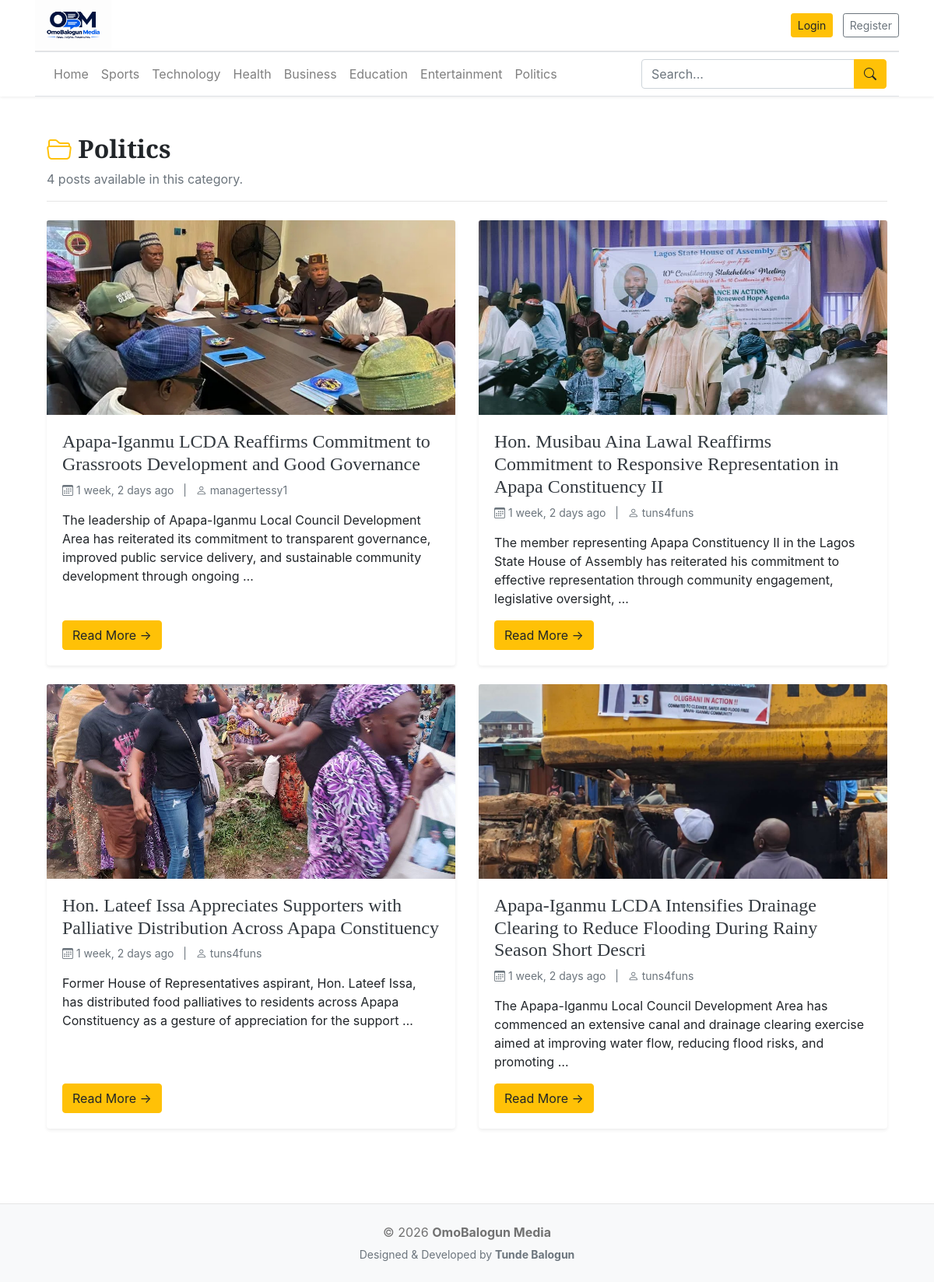
Before: /category/9/ with the older database file.
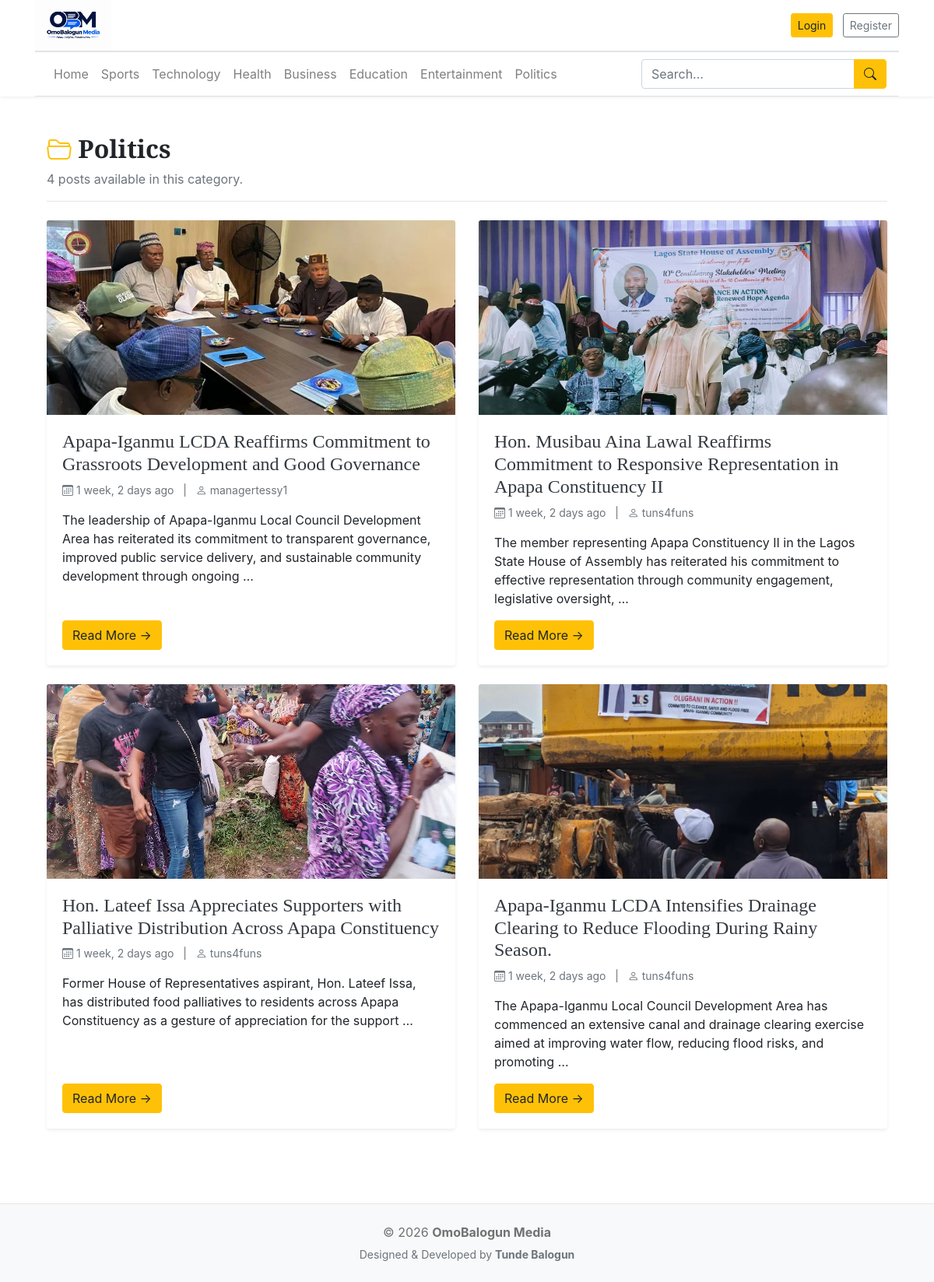
After: the same page with the newer database file.
### blogs/models.py (models this page shows, shortened)
class Category(models.Model):
    category_name = models.CharField(max_length=50, unique=True)
    created_at = models.DateTimeField(auto_now_add=True)
    updated_at = models.DateTimeField(auto_now=True)
    class Meta:
        verbose_name_plural = 'categories'
    def __str__(self):
        return self.category_name

class Blogs(models.Model):
    title = models.CharField(max_length=100)
    slug = models.SlugField(max_length=150, unique=True, blank=True)
    category = models.ForeignKey(Category, on_delete=models.CASCADE)
    author = models.ForeignKey(User, on_delete=models.CASCADE)
    featured_image = models.ImageField(upload_to='uploads/%Y/%m/%d')
    short_description = models.TextField(max_length=1000)
    blog_body = models.TextField(max_length=4000)
    status = models.CharField(max_length=20, choices=STATUS_CHOICES, default="Draft")
    is_featured = models.BooleanField(default=False)
    created_at = models.DateTimeField(auto_now_add=True)
    updated_at = models.DateTimeField(auto_now=True)
    class Meta:
        verbose_name_plural = 'blogs'

### blogs/views.py (the view)
# urls.py: path('<int:category_id>/', views.category_view, name='category'),
def category_view(request, category_id):
    posts = Blogs.objects.filter(status='Published', category=category_id)
    category = get_object_or_404(Category, pk=category_id)
    context = {
        'posts': posts,
        'category': category
    }
    return render(request, 'blog_main/post_by_category.html', context)

### blogs/context_processors.py (called while the page is built)
def get_categories(request):
    categories = Category.objects.all()
    return dict(categories= categories)

### templates/blog_main/post_by_category.html (shortened to what this page needs)
{% extends 'blog_main/layout.html' %}
{% block content %}
<div class="container py-4">
    <div class="mb-4">
        <h2 class="font-weight-bold">
            <i class="bi bi-folder2-open text-warning"></i>
            {{ category }}
        </h2>
        <p class="text-muted">
            {{ posts|length }} post{{ posts|pluralize }} available in this category.
        </p>
        <hr>
    </div>
    <div class="row">
        {% if posts %}
            {% for post in posts %}
            <div class="col-12 col-md-6 col-lg-6 mb-4">
                <div class="card h-100 border-0 shadow-sm">
                    {% if post.featured_image %}
                    <a href="{% url 'blog' post.slug %}">
                        <img
                            src="{{ post.featured_image.url }}"
                            alt="{{ post.title }}"
                            class="card-img-top"
                            style="
                                height:250px;
                                width:100%;
                                object-fit:cover;
                            ">
                    </a>
                    {% endif %}
                    <div class="card-body d-flex flex-column">
                        <h4>
                            <a href="{% url 'blog' post.slug %}"
                               class="text-dark text-decoration-none">
                                {{ post.title }}
                            </a>
                        </h4>
                        <small class="text-muted">
                            <i class="bi bi-calendar3"></i>
                            {{ post.created_at|timesince }} ago
                            &nbsp; | &nbsp;
                            <i class="bi bi-person"></i>
                            {{ post.author }}
                        </small>
                        <p class="mt-3 flex-grow-1">
                            {{ post.short_description|truncatewords:25 }}
                        </p>
                        <a href="{% url 'blog' post.slug %}"
                           class="btn btn-warning align-self-start">
                            Read More →
                        </a>
                    </div>
                </div>
            </div>
            {% endfor %}
        {% endif %}
    </div>
</div>
{% endblock %}

### templates/blog_main/layout.html (shortened to what this page needs)
{% load static %}
<!DOCTYPE html>
<html lang="en">
<head>
    <link rel="stylesheet"
          href="https://cdn.jsdelivr.net/npm/bootstrap@4.6.2/dist/css/bootstrap.min.css">
    <link href="{% static 'css/blog.css' %}" rel="stylesheet">
    <link rel="stylesheet"
          href="https://cdnjs.cloudflare.com/ajax/libs/font-awesome/4.7.0/css/font-awesome.min.css">
    <link rel="stylesheet"
          href="https://cdn.jsdelivr.net/npm/bootstrap-icons@1.11.3/font/bootstrap-icons.min.css">
</head>
<body>
<div class="sticky-top fixed-header-wrap">
    <div class="container">
        <header class="blog-header py-0">
            <div class="row align-items-center">
                <div class="col-md-6 col-12 text-center text-md-left mb-3 mb-md-0">
                    <a href="{% url 'home' %}">
                        <img src="{% static 'images/obm.png' %}"
                             class="img-fluid"
                             alt="OmoBalogun Media"
                             style="max-height:65px;">
                    </a>
                </div>
            <div class="col-md-6 col-12 text-center text-md-right">
                {% if not user.is_authenticated %}
                    <a href="{% url 'login' %}"
                       class="btn btn-warning btn-sm mr-2">
                        Login
                    </a>
                    <a href="{% url 'register' %}"
                       class="btn btn-outline-secondary btn-sm">
                        Register
                    </a>
                {% endif %}
            </div>
            </div>
        </header>
        <nav class="navbar navbar-expand-lg navbar-light bg-white border-top border-bottom mb-4">
            <div class="collapse navbar-collapse"
                 id="mainNavbar">
                <ul class="navbar-nav mr-auto">
                    <li class="nav-item">
                        <a class="nav-link"
                           href="{% url 'home' %}">
                            Home
                        </a>
                    </li>
                    {% for category in categories %}
                    <li class="nav-item">
                        <a class="nav-link"
                           href="{% url 'category' category.id %}">
                            {{ category.category_name }}
                        </a>
                    </li>
                    {% endfor %}
                </ul>
                <form class="form-inline my-2 my-lg-0"
                      action="{% url 'search' %}"
                      method="GET">
                    <div class="input-group">
                        <input
                            class="form-control"
                            type="search"
                            placeholder="Search..."
                            name="keyword">
                        <div class="input-group-append">
                            <button
                                class="btn btn-warning"
                                type="submit">
                                <i class="bi bi-search"></i>
                            </button>
                        </div>
                    </div>
                </form>
            </div>
        </nav>
    </div>
</div>
<div class="container">
    {% block content %}
    {% endblock %}
</div>
<footer class="blog-footer bg-light mt-5 py-4">
    <div class="container text-center">
        <p class="mb-1">
            © {% now "Y" %}
            <strong>OmoBalogun Media</strong>
        </p>
        <small class="text-muted">
            Designed & Developed by
            <strong>Tunde Balogun</strong>
        </small>
    </div>
</footer>
</body>
</html>

### static/css/blog.css (style rules this page uses)
.blog-header { border-bottom: 1px solid #e5e5e5; }
h1, h2, h3, h4, h5, h6 { font-family: "Playfair Display", Georgia, "Times New Roman", serif; }
.blog-footer { padding: 2.5rem 0; color: #727272; text-align: center; background-color: #f9f9f9; border-top: .05rem solid #e5e5e5; }

### templates/blog_main/layout.html (style rules this page uses)
.fixed-header-wrap { background-color: #fff; box-shadow: 0 1px 4px rgba(0,0,0,0.08); }

Changed rows visible on the page:
changed Blogs: title "Apapa-Iganmu LCDA Intensifies Drainage Clearing to Reduce Flooding During Rainy Season Short Descri" → "Apapa-Iganmu LCDA Intensifies Drainage Clearing to Reduce Flooding During Rainy Season."
